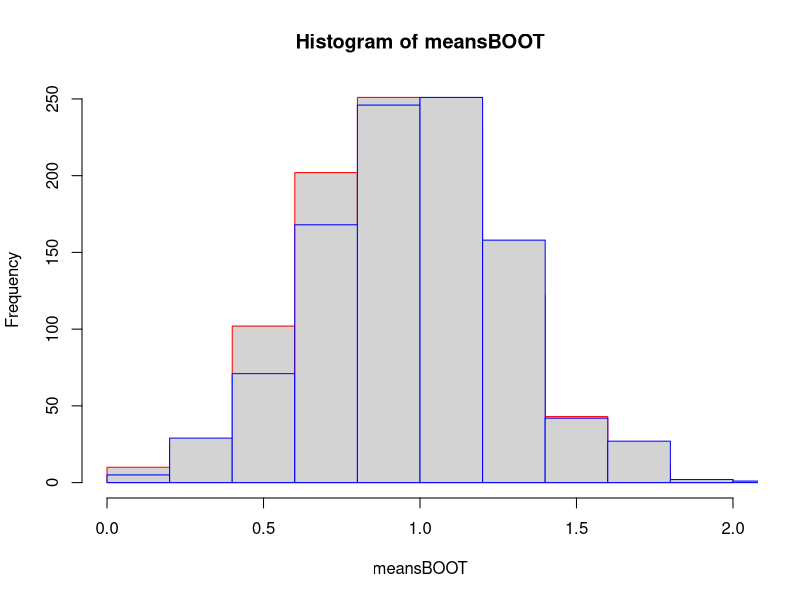

This figure's R source:
## ---- chunk 1
samples <- matrix(nrow = 1000, ncol = 100)
for(i in 1:1000){
  samples[i,] <- rnorm(100, 1, 3)
}

meansSAMPLE <- rowMeans(samples)
## ---- chunk 2
norm1 <- rnorm(100, 1, 3)
boot <- matrix(nrow = 1000, ncol = 100)
for (i in 1:1000){
  boot[i,] <- sample(norm1, 100, replace = T)
}

meansBOOT <- rowMeans(boot)
## ---- chunk 3
hist(meansBOOT, border = "red")
hist(meansSAMPLE, border = "blue", add = T)
